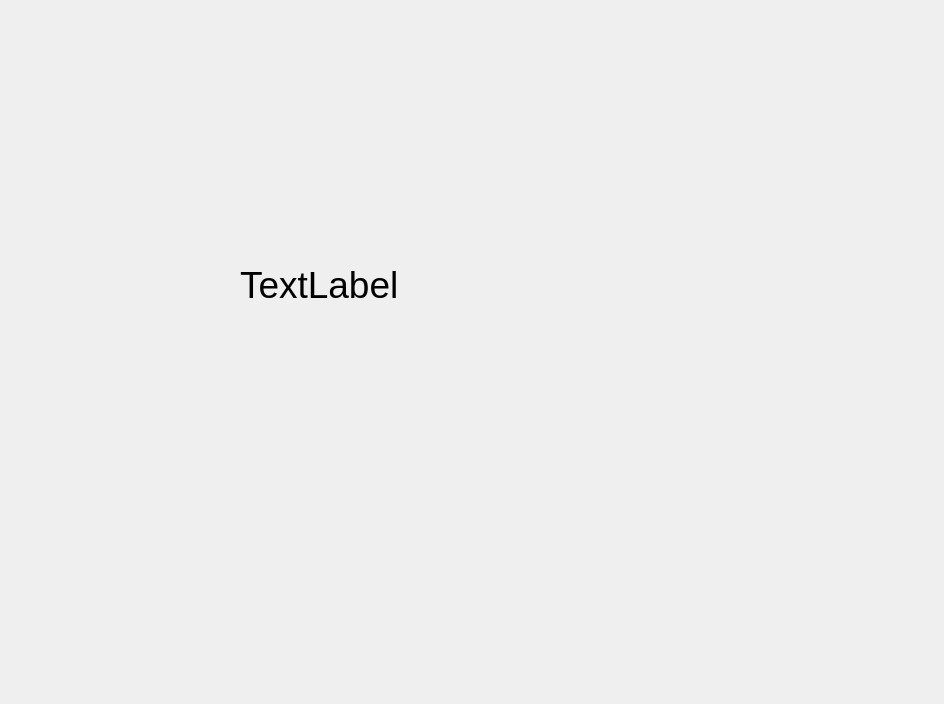
<?xml version="1.0" encoding="UTF-8"?>
<ui version="4.0">
 <class>MainWindowDesign</class>
 <widget class="QMainWindow" name="MainWindowDesign">
  <property name="geometry">
   <rect>
    <x>0</x>
    <y>0</y>
    <width>944</width>
    <height>704</height>
   </rect>
  </property>
  <property name="windowTitle">
   <string>QRosApp</string>
  </property>
  <property name="windowIcon">
   <iconset resource="../resources/images.qrc">
    <normaloff>:/images/icon.png</normaloff>:/images/icon.png</iconset>
  </property>
  <property name="locale">
   <locale language="English" country="Australia"/>
  </property>
  <widget class="QWidget" name="centralwidget">
   <widget class="QLabel" name="label">
    <property name="geometry">
     <rect>
      <x>240</x>
      <y>170</y>
      <width>381</width>
      <height>231</height>
     </rect>
    </property>
    <property name="lineWidth">
     <number>1</number>
    </property>
    <property name="text">
     <string>&lt;html&gt;&lt;head/&gt;&lt;body&gt;&lt;p&gt;&lt;span style=&quot; font-size:28pt;&quot;&gt;TextLabel&lt;/span&gt;&lt;/p&gt;&lt;/body&gt;&lt;/html&gt;</string>
    </property>
   </widget>
  </widget>
  <action name="action_Quit">
   <property name="text">
    <string>&amp;Quit</string>
   </property>
   <property name="shortcut">
    <string>Ctrl+Q</string>
   </property>
   <property name="shortcutContext">
    <enum>Qt::ApplicationShortcut</enum>
   </property>
  </action>
  <action name="action_Preferences">
   <property name="text">
    <string>&amp;Preferences</string>
   </property>
  </action>
  <action name="actionAbout">
   <property name="text">
    <string>&amp;About</string>
   </property>
  </action>
  <action name="actionAbout_Qt">
   <property name="text">
    <string>About &amp;Qt</string>
   </property>
  </action>
 </widget>
 <resources>
  <include location="../resources/images.qrc"/>
 </resources>
 <connections>
  <connection>
   <sender>action_Quit</sender>
   <signal>triggered()</signal>
   <receiver>MainWindowDesign</receiver>
   <slot>close()</slot>
   <hints>
    <hint type="sourcelabel">
     <x>-1</x>
     <y>-1</y>
    </hint>
    <hint type="destinationlabel">
     <x>399</x>
     <y>299</y>
    </hint>
   </hints>
  </connection>
 </connections>
</ui>
